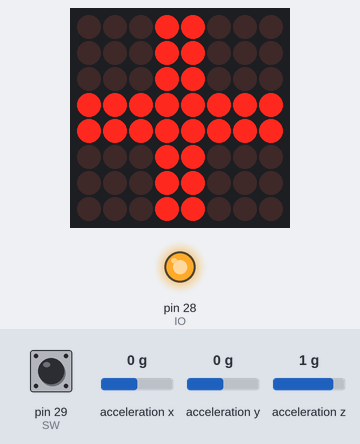
Simulated run of this sketch. Board: Arduino Mega 2560, built with avr-gcc and run on an emulated ATmega2560. Parts: 8×8 LED matrix, output pins drawn as LEDs (lit = HIGH). Inputs (shaded band) come from the test bench; at power-on: acceleration y 0 g, acceleration z 1 g, pin 29 (SW) HIGH, acceleration x 0 g. What the sketch prints to the serial monitor is not drawn.

Above: at 1.2 s.
1.3 s: acceleration y set to -1.4 g
At 2.0 s:
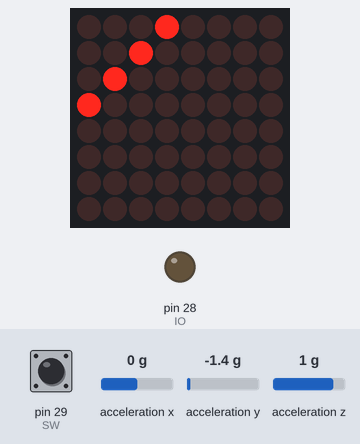
2.8 s: acceleration y set to 0.8 g
At 4.0 s:
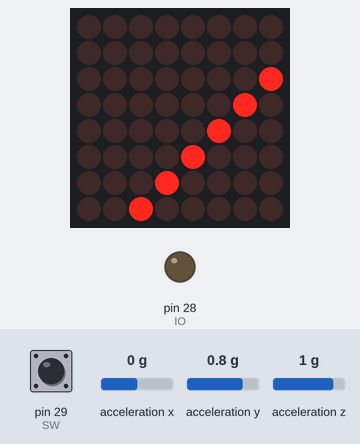
4.3 s: acceleration z set to -1.4 g
At 5.4 s:
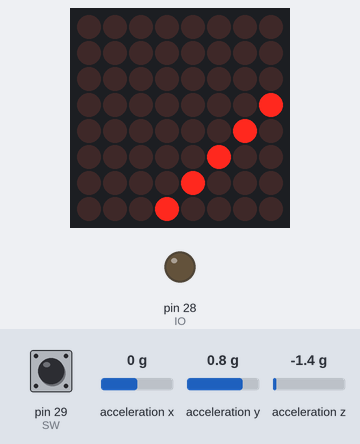
5.9 s: acceleration z set to 1.4 g
At 6.5 s:
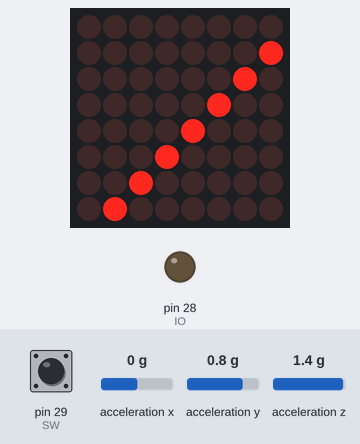
7.4 s: acceleration y set to -0.8 g
At 7.8 s:
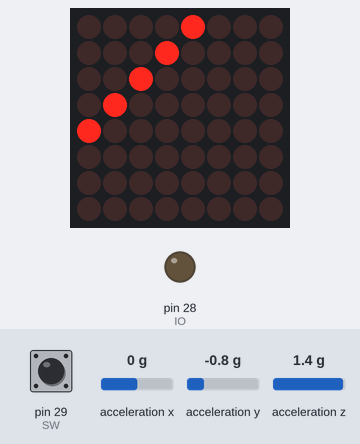
8.9 s: acceleration y set to 0.1 g
At 10.1 s:
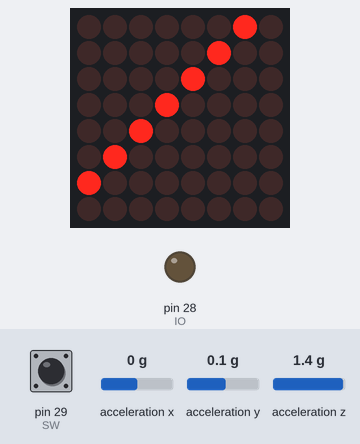
Timing chart, 0 to 11.5 s (numbered marks = the images above; inputs shaded):
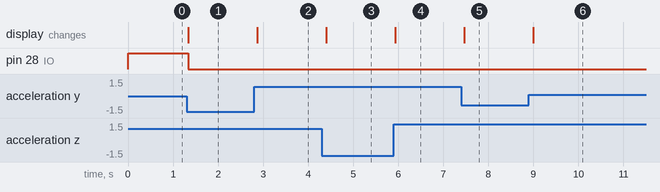

Measured:
- after the input at 1.3 s, pin 28 (IO): HIGH → LOW at once; the display: changes at once (image 1)
- after the input at 2.8 s, the display: changes after 0.07 s (image 2)
- after the input at 4.3 s, the display: changes after 0.10 s (image 3)
- after the input at 5.9 s, the display: changes at once (image 4)
- after the input at 7.4 s, the display: changes after 0.07 s (image 5)
- after the input at 8.9 s, the display: changes after 0.10 s (image 6)

The sketch:

firmware.ino
```cpp
#include <Wire.h>
#include <Adafruit_Sensor.h>
#include <Adafruit_ADXL345_U.h>
#include <MD_MAX72xx.h>

#define HARDWARE_TYPE MD_MAX72XX::FC16_HW // If data looks upside-down, backwards or scrambled, change this to GENERIC_HW, ICSTATION_HW or PAROLA_HW
#define MAX_DEVICES 1

const int CS1 = 27; // D1
const int IO = 28;  // D2
const int SW = 29;  // D3

const byte LEVEL_HEX[8]={      //Hex pattern when PCB is direclty parallel to surface
  0x18, // ◯◯◯●●◯◯◯
  0x18, // ◯◯◯●●◯◯◯
  0x18, // ◯◯◯●●◯◯◯
  0xFF, // ●●●●●●●●
  0xFF, // ●●●●●●●●
  0x18, // ◯◯◯●●◯◯◯
  0x18, // ◯◯◯●●◯◯◯
  0x18  // ◯◯◯●●◯◯◯
};

MD_MAX72XX mx = MD_MAX72XX(HARDWARE_TYPE, CS1, MAX_DEVICES);

Adafruit_ADXL345_Unified accel = Adafruit_ADXL345_Unified(12345);

const float LEVEL_TOLERANCE = 0.40; // Adjust based on vibration levels
const float MAX_VISIBLE_ANGLE = 45.0;

void displayParallel() {
  if (digitalRead(SW) == LOW) {
    digitalWrite(IO, HIGH);
  }
  else {
    digitalWrite(IO, LOW);  // Keep it muted if the switch is open (HIGH)
  }
  for (uint8_t row = 0; row < 8; row++) {
    mx.setRow(0, row, LEVEL_HEX[row]);
  }
}

void setup() {
  Wire.begin();
  Serial.begin(115200);

  pinMode(CS1, OUTPUT);
  pinMode(IO, OUTPUT);
  pinMode(SW, INPUT_PULLUP);

  Serial.println("Initialising");

  mx.begin();
  mx.control(MD_MAX72XX::INTENSITY, 5); // Brightness (0-15)
  mx.clear();

  accel.begin();
  accel.setRange(ADXL345_RANGE_2_G);

  Serial.println("Starting");
}

void loop() {
  sensors_event_t event;
  accel.getEvent(&event);

  float xForce = event.acceleration.x;
  float yForce = event.acceleration.y;
  float zForce = event.acceleration.z;

  float angle = atan2(yForce, zForce) * 180.0 / M_PI; // Converted to angle in degrees

  mx.clear();

  if (angle >= -LEVEL_TOLERANCE && angle <= LEVEL_TOLERANCE) {
    displayParallel();
    digitalWrite(IO, HIGH);
  }
  else {
    digitalWrite(IO, LOW);
    float constrainedAngle = constrain(angle, -MAX_VISIBLE_ANGLE, MAX_VISIBLE_ANGLE);
    int centerRow = map(constrainedAngle, -MAX_VISIBLE_ANGLE, MAX_VISIBLE_ANGLE, 0, 7);

    for (int col = 0; col < 8; col++) {
      int targetRow = centerRow + (col - 4);

      if (targetRow >= 0 && targetRow < 8) {
        mx.setPoint(targetRow, col, true);
      }
    }
  }

  delay(100);
}
```
